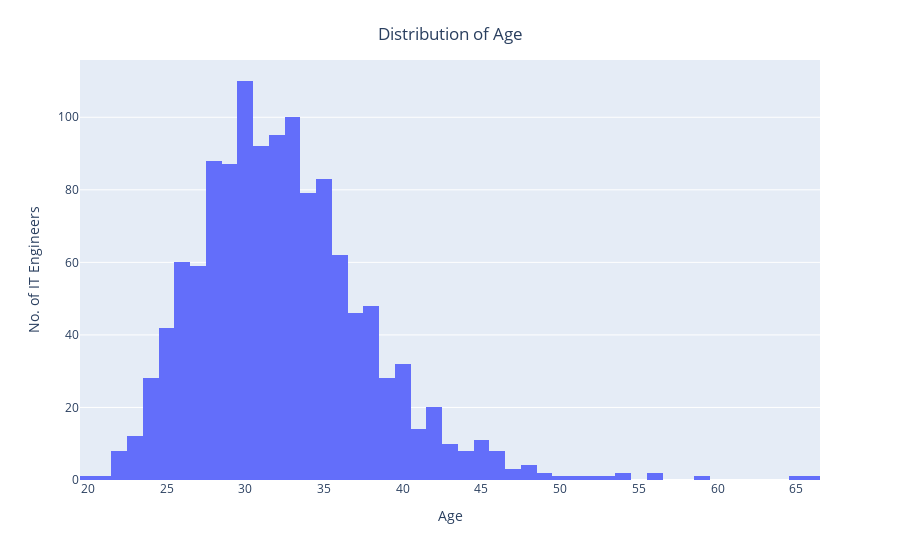

Source (notebook cell):
### Code cell
fig = px.histogram(df, x= 'age', orientation= 'v')
fig.update_layout({'title': {'text': 'Distribution of Age', 'x': 0.5, 'y': 0.95}, 'xaxis': {'title': {'text': 'Age'}}, 'yaxis': {'title': {'text': 'No. of IT Engineers'}}})
fig.show()

### Figure 1 — Plotly figure (JSON) as saved in the notebook; plotly's stock layout.template omitted (floating-point values rounded to 4 significant figures; data arrays with more than 128 entries replaced by an {"elided": "..."} marker saying what was removed)
{"data": [{"alignmentgroup": "True", "bingroup": "x", "hovertemplate": "age=%{x}<br>count=%{y}<extra></extra>", "legendgroup": "", "marker": {"color": "#636efa", "pattern": {"shape": ""}}, "name": "", "offsetgroup": "", "orientation": "v", "showlegend": false, "type": "histogram", "x": {"elided": "1252 float values"}, "xaxis": "x", "yaxis": "y"}], "layout": {"barmode": "relative", "legend": {"tracegroupgap": 0}, "margin": {"t": 60}, "title": {"text": "Distribution of Age", "x": 0.5, "y": 0.95}, "xaxis": {"anchor": "y", "domain": [0, 1], "title": {"text": "Age"}}, "yaxis": {"anchor": "x", "domain": [0, 1], "title": {"text": "No. of IT Engineers"}}}}
